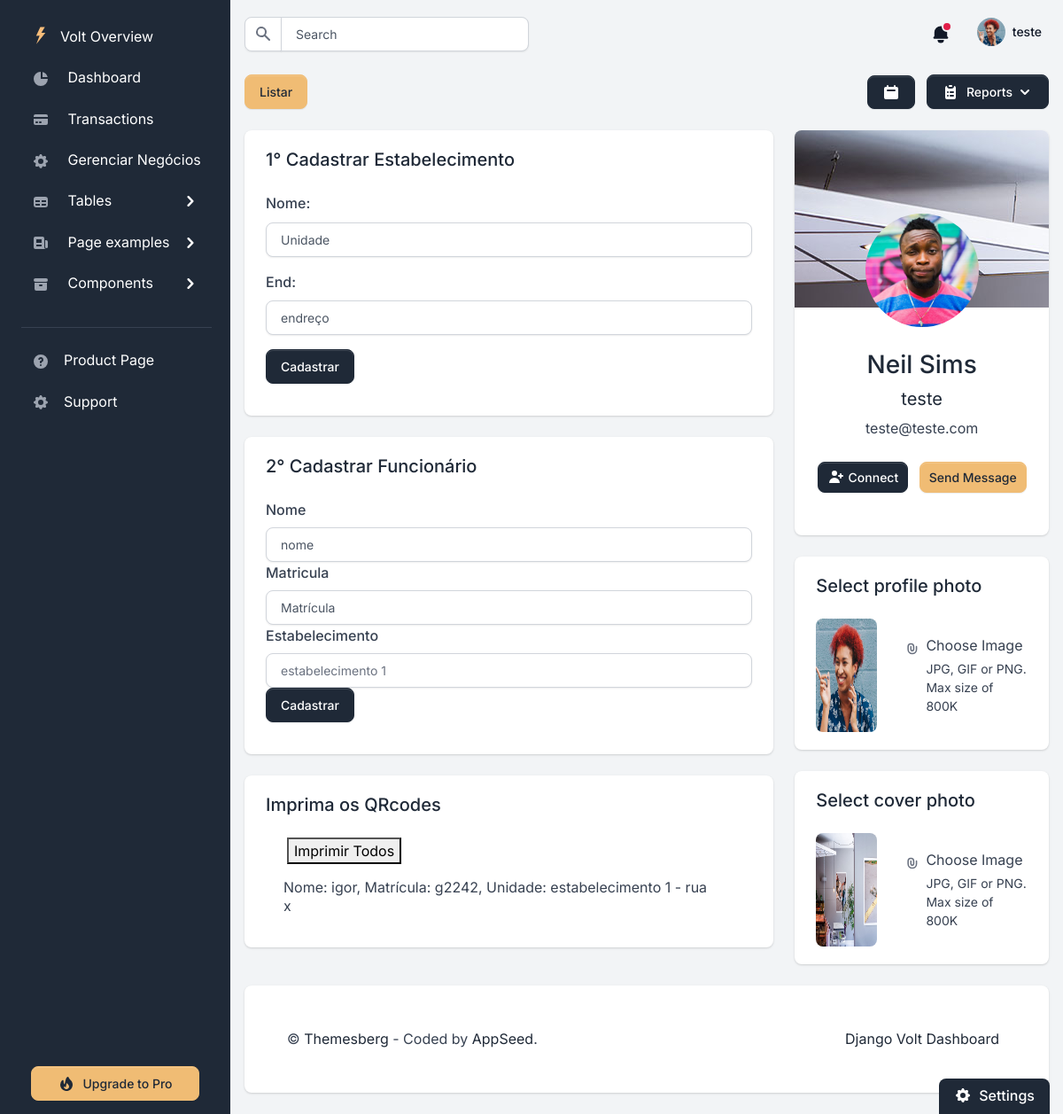
The page /create-funci/ (signed in) on the database its author committed.
### authentication/models.py (models this page shows, shortened)
class CustomUser(AbstractUser):
    email = models.EmailField(unique=True)

### funcionario/models.py (models this page shows, shortened)
class Funcionario(models.Model):
    nome = models.CharField(max_length=150)
    qrcode = models.ImageField(blank=True, upload_to='qrcode')
    site = models.CharField(max_length=150, default='www.google.com.br/')
    codigo = models.CharField(max_length=300, blank=True)
    matricula = models.CharField(max_length=15,blank=True, unique=True)
    unidade = models.ForeignKey(Unidade, on_delete=models.CASCADE)
    usuario = models.ForeignKey(CustomUser, on_delete=models.CASCADE)
    total_avaliacoes = models.IntegerField(default=0)

### unidade/models.py (models this page shows)
class Unidade(models.Model):
    nome = models.CharField(max_length=100)
    end = models.CharField(max_length=100)
    usuario = models.ForeignKey(CustomUser, on_delete=models.CASCADE)
    def __str__(self) -> str:
        return f'{self.nome} - {self.end}'

### funcionario/views.py (the view, shortened to what this page needs)
# urls.py: path('create-funci/', AuthorCreateView.as_view(), name='create_funci'),
class AuthorCreateView(LoginRequiredMixin, FormView):
    form_class = NovoFunciForm
    success_url = reverse_lazy('create_funci')
    template_name = 'home/settings.html'
    def get_context_data(self, **kwargs):
        context = super().get_context_data(**kwargs)
        user = self.request.user
        autenticado = user.is_authenticated
        form_unidade = NovaUnidadeForm
        lista = Funcionario.objects.filter(usuario=user).order_by('-id')
        context['autenticado'] = autenticado
        context['funcionarios'] = lista
        context['msg'] = 'funcionou'
        context['form_unidade'] = form_unidade
        context['unidades'] = Unidade.objects.all().order_by('-id')
        return context

### funcionario/forms.py
class NovoFunciForm(forms.ModelForm):
    nome = forms.CharField(
        widget=forms.TextInput(
            attrs={
                "placeholder": "nome",
                "class": "form-control"
            }
        ))
    matricula = forms.CharField(
        widget=forms.TextInput(
            attrs={
                "placeholder": "Matrícula",
                "class": "form-control"
            }
        ))
    unidade = forms.ModelChoiceField(
            queryset=Unidade.objects.all(),
            empty_label="Select Unidade",
            widget=forms.Select(attrs={'class': 'form-control'})
        )
    class Meta:
        model = Funcionario
        fields = ('nome', 'matricula','unidade')

### templates/home/settings.html (shortened to what this page needs)
{% extends "layouts/base.html" %}
{% block content %}
    <div class="d-flex justify-content-between flex-wrap flex-md-nowrap align-items-center py-4">
        <div>
            <div class="dropdown">
                <a href="{%url 'dashboard'%}#funcionarios_table" class="btn btn-secondary d-inline-flex align-items-center me-2 dropdown-toggle">
                    Listar
                </a>
            </div>
        </div>
        <div>
            <button type="button" class="btn btn-gray-800 d-inline-flex align-items-center me-2">
                <svg class="icon icon-xs" fill="currentColor" viewBox="0 0 20 20" xmlns="http://www.w3.org/2000/svg"><path fill-rule="evenodd" d="M6 2a1 1 0 00-1 1v1H4a2 2 0 00-2 2v10a2 2 0 002 2h12a2 2 0 002-2V6a2 2 0 00-2-2h-1V3a1 1 0 10-2 0v1H7V3a1 1 0 00-1-1zm0 5a1 1 0 000 2h8a1 1 0 100-2H6z" clip-rule="evenodd"></path></svg>
            </button>
            <button class="btn btn-gray-800 d-inline-flex align-items-center dropdown-toggle" data-bs-toggle="dropdown" aria-haspopup="true" aria-expanded="false">
                Reports
                <svg class="icon icon-xs ms-1" fill="currentColor" viewBox="0 0 20 20" xmlns="http://www.w3.org/2000/svg"><path fill-rule="evenodd" d="M5.293 7.293a1 1 0 011.414 0L10 10.586l3.293-3.293a1 1 0 111.414 1.414l-4 4a1 1 0 01-1.414 0l-4-4a1 1 0 010-1.414z" clip-rule="evenodd"></path></svg>
            </button>
        </div>
    </div>
    <div class="row">
        <div class="col-12 col-xl-8">
            <div class="card card-body border-0 shadow mb-4">
                <h2 class="h5 mb-4">1° Cadastrar Estabelecimento</h2>
                <form action="" method="post" id="myform">
                    {{form_unidade.as_p}}
                    <input type="button" value="Cadastrar" id="save-button" class="btn btn-block btn-gray-800 mb-3" hx-post="{% url 'criar-unidade'%}" hx-trigger="click" hx-target="#unidades" hx-on:click="alert('Verifique seus Estabelecimentos no formulário de Funcionário logo abaixo!')">
                </form>
            </div>
            <div class="card card-body border-0 shadow mb-4">
                <h2 class="h5 mb-4">2° Cadastrar Funcionário</h2>
                <form action="" method="post" id="myform">
                    <label for="id_nome">{{form.nome.label}}
                    </label>
                    {{form.nome}}
                    <label for="id_matricula">{{form.matricula.label}}
                    </label>                    {{form.matricula}}
                    <label for="id_unidade">Estabelecimento
                    </label>
                    <select name="unidade" id="unidades" class="form-control">
                        {%include 'includes/unidades.html'%}
                    </select>
                    <input type="button" value="Cadastrar" id="save-button" class="btn btn-block btn-gray-800 mb-3" hx-post="{% url 'salvar_funci'%}" hx-trigger="click" hx-target="#conteudo">
                </form>
            </div>
            <div class="card card-body border-0 shadow mb-4 mb-xl-0">
                <h2 class="h5 mb-4">Imprima os QRcodes</h2>
                <div id="conteudo">
                    {% include 'includes/msg.html' %}
                </div>
            </div>
        </div>
        <div class="col-12 col-xl-4">
            <div class="row">
                <div class="col-12 mb-4">
                    <div class="card shadow border-0 text-center p-0">
                        <div class="card-body pb-5">
                            <img src="/static/assets/img/team/profile-picture-1.jpg" class="avatar-xl rounded-circle mx-auto mt-n7 mb-4" alt="Neil Portrait">
                            <h4 class="h3">
                                Neil Sims
                            </h4>
                            <h5 class="fw-normal">
                                {{ request.user.username }}
                            </h5>
                            <p class="text-gray mb-4">
                                {{ request.user.email }}
                            </p>
                            <a class="btn btn-sm btn-gray-800 d-inline-flex align-items-center me-2" href="#">
                                <svg class="icon icon-xs me-1" fill="currentColor" viewBox="0 0 20 20" xmlns="http://www.w3.org/2000/svg"><path d="M8 9a3 3 0 100-6 3 3 0 000 6zM8 11a6 6 0 016 6H2a6 6 0 016-6zM16 7a1 1 0 10-2 0v1h-1a1 1 0 100 2h1v1a1 1 0 102 0v-1h1a1 1 0 100-2h-1V7z"></path></svg>
                                Connect
                            </a>
                            <a class="btn btn-sm btn-secondary" href="#">Send Message</a>
                        </div>
                      </div>
                </div>
                <div class="col-12">
                    <div class="card card-body border-0 shadow mb-4">
                        <h2 class="h5 mb-4">Select profile photo</h2>
                        <div class="d-flex align-items-center">
                            <div class="me-3">
                                <img class="rounded avatar-xl" src="/static/assets/img/team/profile-picture-3.jpg" alt="change avatar">
                            </div>
                            <div class="file-field">
                                <div class="d-flex justify-content-xl-center ms-xl-3">
                                    <div class="d-flex">
                                        <svg class="icon text-gray-500 me-2" fill="currentColor" viewBox="0 0 20 20" xmlns="http://www.w3.org/2000/svg"><path fill-rule="evenodd" d="M8 4a3 3 0 00-3 3v4a5 5 0 0010 0V7a1 1 0 112 0v4a7 7 0 11-14 0V7a5 5 0 0110 0v4a3 3 0 11-6 0V7a1 1 0 012 0v4a1 1 0 102 0V7a3 3 0 00-3-3z" clip-rule="evenodd"></path></svg>
                                        <div class="d-md-block text-left">
                                            <div class="fw-normal text-dark mb-1">Choose Image</div>
                                            <div class="text-gray small">JPG, GIF or PNG. Max size of 800K</div>
                                        </div>
                                    </div>
                                </div>
                              </div>
                        </div>
                    </div>
                </div>
                <div class="col-12">
                    <div class="card card-body border-0 shadow">
                        <h2 class="h5 mb-4">Select cover photo</h2>
                        <div class="d-flex align-items-center">
                            <div class="me-3">
                                <img class="rounded avatar-xl" src="/static/assets/img/profile-cover.jpg" alt="change cover">
                            </div>
                            <div class="file-field">
                                <div class="d-flex justify-content-xl-center ms-xl-3">
                                    <div class="d-flex">
                                        <svg class="icon text-gray-500 me-2" fill="currentColor" viewBox="0 0 20 20" xmlns="http://www.w3.org/2000/svg"><path fill-rule="evenodd" d="M8 4a3 3 0 00-3 3v4a5 5 0 0010 0V7a1 1 0 112 0v4a7 7 0 11-14 0V7a5 5 0 0110 0v4a3 3 0 11-6 0V7a1 1 0 012 0v4a1 1 0 102 0V7a3 3 0 00-3-3z" clip-rule="evenodd"></path></svg>
                                        <div class="d-md-block text-left">
                                            <div class="fw-normal text-dark mb-1">Choose Image</div>
                                            <div class="text-gray small">JPG, GIF or PNG. Max size of 800K</div>
                                        </div>
                                    </div>
                                </div>
                              </div>
                        </div>
                    </div>
                </div>
            </div>
        </div>
    </div>
{% endblock content %}

### templates/includes/navigation.html (shortened to what this page needs)
<nav class="navbar navbar-top navbar-expand navbar-dashboard navbar-dark ps-0 pe-2 pb-0">
              <div class="container-fluid px-0">
                <div class="d-flex justify-content-between w-100" id="navbarSupportedContent">
                  <div class="d-flex align-items-center">
                    <form class="navbar-search form-inline" id="navbar-search-main">
                      <div class="input-group input-group-merge search-bar">
                          <span class="input-group-text" id="topbar-addon">
                          </span>
                          <input type="text" class="form-control" id="topbarInputIconLeft" placeholder="Search" aria-label="Search" aria-describedby="topbar-addon">
                      </div>
                    </form>
                  </div>
                  <ul class="navbar-nav align-items-center">
                    <li class="nav-item dropdown">
                      <a class="nav-link text-dark notification-bell unread dropdown-toggle" data-unread-notifications="true" href="#" role="button" data-bs-toggle="dropdown" data-bs-display="static" aria-expanded="false">
                        <svg class="icon icon-sm text-gray-900" fill="currentColor" viewBox="0 0 20 20" xmlns="http://www.w3.org/2000/svg"><path d="M10 2a6 6 0 00-6 6v3.586l-.707.707A1 1 0 004 14h12a1 1 0 00.707-1.707L16 11.586V8a6 6 0 00-6-6zM10 18a3 3 0 01-3-3h6a3 3 0 01-3 3z"></path></svg>
                      </a>
                    </li>
                    <li class="nav-item dropdown ms-lg-3">
                      <a class="nav-link dropdown-toggle pt-1 px-0" href="#" role="button" data-bs-toggle="dropdown" aria-expanded="false">
                        <div class="media d-flex align-items-center">
                          <img class="avatar rounded-circle" alt="Image placeholder" src="/static/assets/img/team/profile-picture-3.jpg">
                          <div class="media-body ms-2 text-dark align-items-center d-none d-lg-block">
                            <span class="mb-0 font-small fw-bold text-gray-900">
                              <strong>{{ request.user.username }}</strong>
                            </span>
                          </div>
                        </div>
                      </a>
                    </li>
                  </ul>
                </div>
              </div>
            </nav>

### templates/includes/msg.html (shortened to what this page needs)
<div class="container">
    <button onclick="printAll()"> Imprimir Todos</button>
</div>
<div class="accordion accordion-flush" id="accordionFlushExample">
    {% for funci in funcionarios %}
    <div class="accordion-item">
        <h2 class="accordion-header" id="flush-heading{{ funci.id }}">
            <button class="accordion-button collapsed" type="button" data-bs-toggle="collapse" data-bs-target="#flush-collapse{{ funci.id }}" aria-expanded="false" aria-controls="flush-collapse{{ funci.id }}">
                Nome: {{ funci.nome }}, Matrícula: {{funci.matricula}}, Unidade: {{funci.unidade}}
            </button>
        </h2>
    </div>
    {% endfor %}
</div>

### rows shown on the page
CustomUser: user.username "teste", user.email "teste@teste.com"
Funcionario: nome "igor", matricula "g2242", unidade "estabelecimento 1 - rua x"

### other values the page prints
form field unidade "estabelecimento 1"
